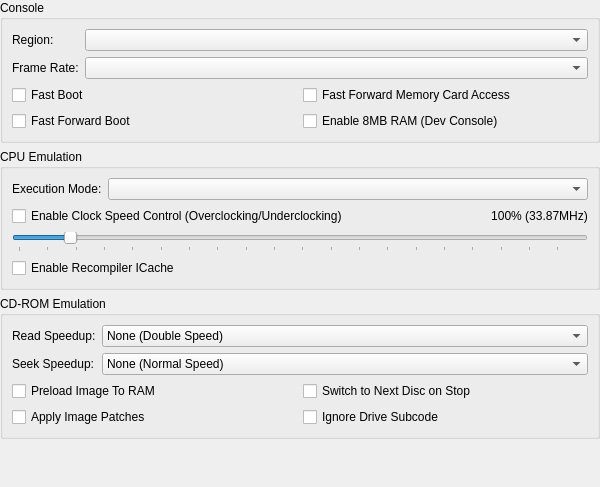
<?xml version="1.0" encoding="UTF-8"?>
<ui version="4.0">
 <class>ConsoleSettingsWidget</class>
 <widget class="QWidget" name="ConsoleSettingsWidget">
  <property name="geometry">
   <rect>
    <x>0</x>
    <y>0</y>
    <width>600</width>
    <height>487</height>
   </rect>
  </property>
  <layout class="QVBoxLayout" name="verticalLayout">
   <property name="leftMargin">
    <number>0</number>
   </property>
   <property name="topMargin">
    <number>0</number>
   </property>
   <property name="rightMargin">
    <number>0</number>
   </property>
   <property name="bottomMargin">
    <number>0</number>
   </property>
   <item>
    <widget class="QGroupBox" name="groupBox">
     <property name="title">
      <string>Console</string>
     </property>
     <layout class="QGridLayout" name="gridLayout_3" columnstretch="0,1">
      <item row="0" column="0">
       <widget class="QLabel" name="label">
        <property name="text">
         <string>Region:</string>
        </property>
       </widget>
      </item>
      <item row="0" column="1">
       <widget class="QComboBox" name="region"/>
      </item>
      <item row="1" column="0">
       <widget class="QLabel" name="forceVideoTimingLabel">
        <property name="text">
         <string>Frame Rate:</string>
        </property>
       </widget>
      </item>
      <item row="1" column="1">
       <widget class="QComboBox" name="forceVideoTiming"/>
      </item>
      <item row="2" column="0" colspan="2">
       <layout class="QGridLayout" name="gridLayout_2">
        <item row="0" column="0">
         <widget class="QCheckBox" name="fastBoot">
          <property name="text">
           <string>Fast Boot</string>
          </property>
         </widget>
        </item>
        <item row="0" column="1">
         <widget class="QCheckBox" name="fastForwardMemoryCardAccess">
          <property name="text">
           <string>Fast Forward Memory Card Access</string>
          </property>
         </widget>
        </item>
        <item row="1" column="0">
         <widget class="QCheckBox" name="fastForwardBoot">
          <property name="text">
           <string>Fast Forward Boot</string>
          </property>
         </widget>
        </item>
        <item row="1" column="1">
         <widget class="QCheckBox" name="enable8MBRAM">
          <property name="text">
           <string>Enable 8MB RAM (Dev Console)</string>
          </property>
         </widget>
        </item>
       </layout>
      </item>
     </layout>
    </widget>
   </item>
   <item>
    <widget class="QGroupBox" name="groupBox_2">
     <property name="title">
      <string>CPU Emulation</string>
     </property>
     <layout class="QGridLayout" name="gridLayout_4" columnstretch="0,1">
      <item row="0" column="0">
       <widget class="QLabel" name="cpuExecutionModeLabel">
        <property name="text">
         <string>Execution Mode:</string>
        </property>
       </widget>
      </item>
      <item row="0" column="1">
       <widget class="QComboBox" name="cpuExecutionMode"/>
      </item>
      <item row="1" column="0" colspan="2">
       <layout class="QHBoxLayout" name="horizontalLayout">
        <item>
         <widget class="QCheckBox" name="enableCPUClockSpeedControl">
          <property name="text">
           <string>Enable Clock Speed Control (Overclocking/Underclocking)</string>
          </property>
         </widget>
        </item>
        <item>
         <spacer name="horizontalSpacer">
          <property name="orientation">
           <enum>Qt::Orientation::Horizontal</enum>
          </property>
          <property name="sizeHint" stdset="0">
           <size>
            <width>40</width>
            <height>20</height>
           </size>
          </property>
         </spacer>
        </item>
        <item>
         <widget class="QLabel" name="cpuClockSpeedLabel">
          <property name="text">
           <string>100% (33.87MHz)</string>
          </property>
          <property name="alignment">
           <set>Qt::AlignmentFlag::AlignCenter</set>
          </property>
         </widget>
        </item>
       </layout>
      </item>
      <item row="2" column="0" colspan="2">
       <widget class="QSlider" name="cpuClockSpeed">
        <property name="minimum">
         <number>10</number>
        </property>
        <property name="maximum">
         <number>1000</number>
        </property>
        <property name="singleStep">
         <number>5</number>
        </property>
        <property name="pageStep">
         <number>50</number>
        </property>
        <property name="value">
         <number>100</number>
        </property>
        <property name="orientation">
         <enum>Qt::Orientation::Horizontal</enum>
        </property>
        <property name="tickPosition">
         <enum>QSlider::TickPosition::TicksBelow</enum>
        </property>
        <property name="tickInterval">
         <number>50</number>
        </property>
       </widget>
      </item>
      <item row="3" column="0" colspan="2">
       <widget class="QCheckBox" name="recompilerICache">
        <property name="text">
         <string>Enable Recompiler ICache</string>
        </property>
       </widget>
      </item>
     </layout>
    </widget>
   </item>
   <item>
    <widget class="QGroupBox" name="cdromGroup">
     <property name="title">
      <string>CD-ROM Emulation</string>
     </property>
     <layout class="QGridLayout" name="cdromLayout" columnstretch="0,1">
      <item row="0" column="0">
       <widget class="QLabel" name="cdromReadSpeedupLabel">
        <property name="text">
         <string>Read Speedup:</string>
        </property>
       </widget>
      </item>
      <item row="0" column="1">
       <widget class="QComboBox" name="cdromReadSpeedup">
        <item>
         <property name="text">
          <string>None (Double Speed)</string>
         </property>
        </item>
        <item>
         <property name="text">
          <string>2x (Quad Speed)</string>
         </property>
        </item>
        <item>
         <property name="text">
          <string>3x (6x Speed)</string>
         </property>
        </item>
        <item>
         <property name="text">
          <string>4x (8x Speed)</string>
         </property>
        </item>
        <item>
         <property name="text">
          <string>5x (10x Speed)</string>
         </property>
        </item>
        <item>
         <property name="text">
          <string>6x (12x Speed)</string>
         </property>
        </item>
        <item>
         <property name="text">
          <string>Maximum (Safer)</string>
         </property>
        </item>
       </widget>
      </item>
      <item row="1" column="0">
       <widget class="QLabel" name="cdromSeekSpeedupLabel">
        <property name="text">
         <string>Seek Speedup:</string>
        </property>
       </widget>
      </item>
      <item row="1" column="1">
       <widget class="QComboBox" name="cdromSeekSpeedup">
        <property name="currentText">
         <string>None (Normal Speed)</string>
        </property>
        <item>
         <property name="text">
          <string>None (Normal Speed)</string>
         </property>
        </item>
        <item>
         <property name="text">
          <string>2x</string>
         </property>
        </item>
        <item>
         <property name="text">
          <string>3x</string>
         </property>
        </item>
        <item>
         <property name="text">
          <string>4x</string>
         </property>
        </item>
        <item>
         <property name="text">
          <string>5x</string>
         </property>
        </item>
        <item>
         <property name="text">
          <string>6x</string>
         </property>
        </item>
        <item>
         <property name="text">
          <string>Maximum (Safer)</string>
         </property>
        </item>
       </widget>
      </item>
      <item row="2" column="0" colspan="2">
       <layout class="QGridLayout" name="cdromGridLayout">
        <item row="0" column="0">
         <widget class="QCheckBox" name="cdromLoadImageToRAM">
          <property name="text">
           <string>Preload Image To RAM</string>
          </property>
         </widget>
        </item>
        <item row="1" column="1">
         <widget class="QCheckBox" name="cdromIgnoreDriveSubcode">
          <property name="text">
           <string>Ignore Drive Subcode</string>
          </property>
         </widget>
        </item>
        <item row="1" column="0">
         <widget class="QCheckBox" name="cdromLoadImagePatches">
          <property name="text">
           <string>Apply Image Patches</string>
          </property>
         </widget>
        </item>
        <item row="0" column="1">
         <widget class="QCheckBox" name="cdromAutoDiscChange">
          <property name="text">
           <string>Switch to Next Disc on Stop</string>
          </property>
         </widget>
        </item>
       </layout>
      </item>
     </layout>
    </widget>
   </item>
   <item>
    <spacer name="verticalSpacer">
     <property name="orientation">
      <enum>Qt::Orientation::Vertical</enum>
     </property>
     <property name="sizeHint" stdset="0">
      <size>
       <width>20</width>
       <height>40</height>
      </size>
     </property>
    </spacer>
   </item>
  </layout>
 </widget>
 <resources>
  <include location="resources/duckstation-qt.qrc"/>
 </resources>
 <connections/>
</ui>
